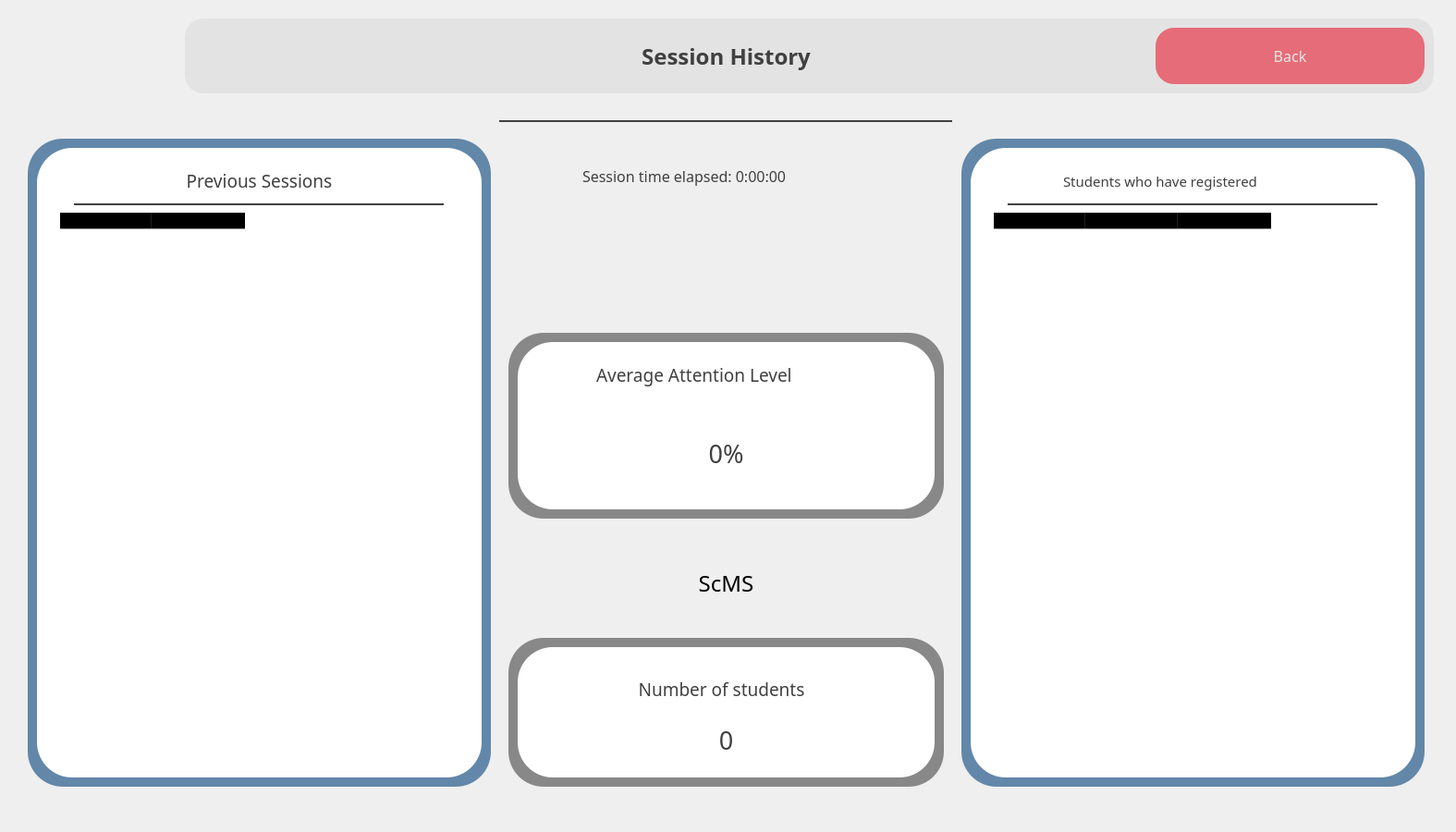
  <widget class="QWidget" name="sessionHistory_widget" native="true">
   <property name="geometry">
    <rect>
     <x>0</x>
     <y>0</y>
     <width>1575</width>
     <height>900</height>
    </rect>
   </property>
   <widget class="QLabel" name="mainScreen_BG_12">
    <property name="geometry">
     <rect>
      <x>0</x>
      <y>0</y>
      <width>1575</width>
      <height>900</height>
     </rect>
    </property>
    <property name="styleSheet">
     <string notr="true">border-image: url(:/images/materials/reportBG.png);
border-radius:38px;</string>
    </property>
    <property name="text">
     <string/>
    </property>
   </widget>
   <widget class="QWidget" name="topBar_widget_12" native="true">
    <property name="geometry">
     <rect>
      <x>200</x>
      <y>20</y>
      <width>1351</width>
      <height>81</height>
     </rect>
    </property>
    <property name="styleSheet">
     <string notr="true">background-color: rgba(200, 200, 200,80);
/*background-color: rgba(239, 174, 74,150);*/
border-radius:20px;</string>
    </property>
    <widget class="QLabel" name="mainTopBarTitle_label_26">
     <property name="geometry">
      <rect>
       <x>450</x>
       <y>10</y>
       <width>271</width>
       <height>61</height>
      </rect>
     </property>
     <property name="font">
      <font>
       <family>Poppins SemiBold</family>
       <pointsize>18</pointsize>
       <weight>75</weight>
       <bold>true</bold>
      </font>
     </property>
     <property name="styleSheet">
      <string notr="true">background-color: rgba(255, 255, 255,0);
color: rgb(64, 64, 64);</string>
     </property>
     <property name="text">
      <string>Session History</string>
     </property>
     <property name="alignment">
      <set>Qt::AlignCenter</set>
     </property>
    </widget>
    <widget class="QPushButton" name="sessionHistory_btn">
     <property name="geometry">
      <rect>
       <x>1050</x>
       <y>10</y>
       <width>291</width>
       <height>61</height>
      </rect>
     </property>
     <property name="font">
      <font>
       <family>Poppins Medium</family>
       <pointsize>12</pointsize>
       <weight>50</weight>
       <bold>false</bold>
      </font>
     </property>
     <property name="styleSheet">
      <string notr="true">QPushButton#sessionHistory_btn{
background-color: rgb(229, 108, 120);
	color: rgb(230, 230, 230);
border-radius:20px;
}

QPushButton#sessionHistory_btn:hover{
background-color: rgba(229, 108, 120,220);
}

QPushButton#sessionHistory_btn:pressed{
padding-left:5px;
padding-top:5px;
background-color: rgba(229, 108, 120,220);
}</string>
     </property>
     <property name="text">
      <string>Back</string>
     </property>
    </widget>
   </widget>
   <widget class="QWidget" name="historySessionDetailsContainer_widget" native="true">
    <property name="geometry">
     <rect>
      <x>20</x>
      <y>120</y>
      <width>1531</width>
      <height>751</height>
     </rect>
    </property>
    <property name="styleSheet">
     <string notr="true">background-color: rgba(200, 200, 200,0);
border-radius:20px;</string>
    </property>
    <widget class="QLabel" name="historySessionTime_label">
     <property name="geometry">
      <rect>
       <x>610</x>
       <y>30</y>
       <width>311</width>
       <height>81</height>
      </rect>
     </property>
     <property name="font">
      <font>
       <family>Poppins Medium</family>
       <pointsize>12</pointsize>
       <weight>50</weight>
       <bold>false</bold>
      </font>
     </property>
     <property name="styleSheet">
      <string notr="true">background-color: rgba(255, 255, 255,0);
color: rgb(64, 64, 64);</string>
     </property>
     <property name="text">
      <string>Session time elapsed: 0:00:00</string>
     </property>
    </widget>
    <widget class="QWidget" name="averageAttentionLevelBG_7" native="true">
     <property name="geometry">
      <rect>
       <x>530</x>
       <y>570</y>
       <width>471</width>
       <height>161</height>
      </rect>
     </property>
     <property name="styleSheet">
      <string notr="true">background-color: rgba(64, 64, 64,150);
border-radius:38px;</string>
     </property>
     <widget class="QLabel" name="numOfStudentsTitle_label_3">
      <property name="geometry">
       <rect>
        <x>110</x>
        <y>40</y>
        <width>241</width>
        <height>31</height>
       </rect>
      </property>
      <property name="font">
       <font>
        <family>Poppins Medium</family>
        <pointsize>14</pointsize>
       </font>
      </property>
      <property name="styleSheet">
       <string notr="true">background-color: rgba(255, 255, 255,0);
color: rgb(64, 64, 64);</string>
      </property>
      <property name="text">
       <string>Number of students</string>
      </property>
      <property name="alignment">
       <set>Qt::AlignCenter</set>
      </property>
     </widget>
     <widget class="QLabel" name="historyNumOfStudents_label">
      <property name="geometry">
       <rect>
        <x>80</x>
        <y>70</y>
        <width>311</width>
        <height>81</height>
       </rect>
      </property>
      <property name="font">
       <font>
        <family>Poppins Medium</family>
        <pointsize>20</pointsize>
        <weight>50</weight>
        <bold>false</bold>
       </font>
      </property>
      <property name="styleSheet">
       <string notr="true">background-color: rgba(255, 255, 255,0);
color: rgb(64, 64, 64);</string>
      </property>
      <property name="text">
       <string>0</string>
      </property>
      <property name="alignment">
       <set>Qt::AlignCenter</set>
      </property>
     </widget>
     <widget class="QWidget" name="averageAttentionLevel_widget_7" native="true">
      <property name="geometry">
       <rect>
        <x>10</x>
        <y>10</y>
        <width>451</width>
        <height>141</height>
       </rect>
      </property>
      <property name="styleSheet">
       <string notr="true">background-color: rgba(255, 255, 255,255);
border-radius:38px;</string>
      </property>
     </widget>
     <zorder>averageAttentionLevel_widget_7</zorder>
     <zorder>numOfStudentsTitle_label_3</zorder>
     <zorder>historyNumOfStudents_label</zorder>
    </widget>
    <widget class="QWidget" name="averageAttentionLevelBG_8" native="true">
     <property name="geometry">
      <rect>
       <x>530</x>
       <y>240</y>
       <width>471</width>
       <height>201</height>
      </rect>
     </property>
     <property name="styleSheet">
      <string notr="true">background-color: rgba(64, 64, 64,150);
border-radius:38px;</string>
     </property>
     <widget class="QLabel" name="averageAttentionLevelTitle_label_3">
      <property name="geometry">
       <rect>
        <x>95</x>
        <y>30</y>
        <width>281</width>
        <height>31</height>
       </rect>
      </property>
      <property name="font">
       <font>
        <family>Poppins Medium</family>
        <pointsize>14</pointsize>
       </font>
      </property>
      <property name="styleSheet">
       <string notr="true">background-color: rgba(255, 255, 255,0);
color: rgb(64, 64, 64);</string>
      </property>
      <property name="text">
       <string>Average Attention Level</string>
      </property>
     </widget>
     <widget class="QLabel" name="historyAverageAttentionLevel_label">
      <property name="geometry">
       <rect>
        <x>85</x>
        <y>90</y>
        <width>301</width>
        <height>81</height>
       </rect>
      </property>
      <property name="font">
       <font>
        <family>Poppins Medium</family>
        <pointsize>20</pointsize>
        <weight>50</weight>
        <bold>false</bold>
       </font>
      </property>
      <property name="styleSheet">
       <string notr="true">background-color: rgba(255, 255, 255,0);
color: rgb(64, 64, 64);</string>
      </property>
      <property name="text">
       <string>0%</string>
      </property>
      <property name="alignment">
       <set>Qt::AlignCenter</set>
      </property>
     </widget>
     <widget class="QWidget" name="averageAttentionLevel_widget_8" native="true">
      <property name="geometry">
       <rect>
        <x>10</x>
        <y>10</y>
        <width>451</width>
        <height>181</height>
       </rect>
      </property>
      <property name="styleSheet">
       <string notr="true">background-color: rgba(255, 255, 255,255);
border-radius:38px;</string>
      </property>
     </widget>
     <zorder>averageAttentionLevel_widget_8</zorder>
     <zorder>averageAttentionLevelTitle_label_3</zorder>
     <zorder>historyAverageAttentionLevel_label</zorder>
    </widget>
    <widget class="QLabel" name="label_27">
     <property name="geometry">
      <rect>
       <x>520</x>
       <y>10</y>
       <width>490</width>
       <height>2</height>
      </rect>
     </property>
     <property name="font">
      <font>
       <pointsize>1</pointsize>
      </font>
     </property>
     <property name="styleSheet">
      <string notr="true">background-color: rgb(64,64,64);
border-radius:5px;</string>
     </property>
     <property name="text">
      <string/>
     </property>
    </widget>
    <widget class="QWidget" name="unifromPieChartBGwidget_7" native="true">
     <property name="geometry">
      <rect>
       <x>1020</x>
       <y>30</y>
       <width>501</width>
       <height>701</height>
      </rect>
     </property>
     <property name="styleSheet">
      <string notr="true">background-color: rgba(0, 63, 121,150);
border-radius:38px;</string>
     </property>
     <widget class="QWidget" name="unifromPieChartwidget_9" native="true">
      <property name="geometry">
       <rect>
        <x>10</x>
        <y>10</y>
        <width>481</width>
        <height>681</height>
       </rect>
      </property>
      <property name="styleSheet">
       <string notr="true">background-color: rgba(255, 255, 255,255);
border-radius:38px;</string>
      </property>
      <widget class="QTableWidget" name="reportHistoryAttendance_tableWidget">
       <property name="geometry">
        <rect>
         <x>25</x>
         <y>70</y>
         <width>441</width>
         <height>611</height>
        </rect>
       </property>
       <property name="styleSheet">
        <string notr="true">background-color: rgba(255, 255, 255,200);</string>
       </property>
       <column>
        <property name="text">
         <string>Student Name</string>
        </property>
       </column>
       <column>
        <property name="text">
         <string>Time</string>
        </property>
       </column>
       <column>
        <property name="text">
         <string>In uniform</string>
        </property>
       </column>
      </widget>
      <widget class="QLabel" name="registeredStudents_label_7">
       <property name="geometry">
        <rect>
         <x>100</x>
         <y>20</y>
         <width>281</width>
         <height>31</height>
        </rect>
       </property>
       <property name="font">
        <font>
         <family>Poppins Medium</family>
         <pointsize>11</pointsize>
        </font>
       </property>
       <property name="styleSheet">
        <string notr="true">background-color: rgba(255, 255, 255,0);
color: rgb(64, 64, 64);</string>
       </property>
       <property name="text">
        <string>Students who have registered</string>
       </property>
      </widget>
      <widget class="QLabel" name="label_28">
       <property name="geometry">
        <rect>
         <x>40</x>
         <y>60</y>
         <width>400</width>
         <height>2</height>
        </rect>
       </property>
       <property name="font">
        <font>
         <pointsize>1</pointsize>
        </font>
       </property>
       <property name="styleSheet">
        <string notr="true">background-color: rgb(64,64,64);
border-radius:5px;</string>
       </property>
       <property name="text">
        <string/>
       </property>
      </widget>
     </widget>
    </widget>
    <widget class="QLabel" name="mainTopBarTitle_label_27">
     <property name="geometry">
      <rect>
       <x>720</x>
       <y>480</y>
       <width>91</width>
       <height>61</height>
      </rect>
     </property>
     <property name="font">
      <font>
       <family>Poppins Medium</family>
       <pointsize>18</pointsize>
       <weight>50</weight>
       <bold>false</bold>
      </font>
     </property>
     <property name="styleSheet">
      <string notr="true">background-color: rgba(255, 255, 255,0);
color: rgb(0, 0, 0);</string>
     </property>
     <property name="text">
      <string>ScMS</string>
     </property>
     <property name="alignment">
      <set>Qt::AlignCenter</set>
     </property>
    </widget>
   </widget>
   <widget class="QLabel" name="mainScreenDark_BG_13">
    <property name="geometry">
     <rect>
      <x>0</x>
      <y>0</y>
      <width>1575</width>
      <height>900</height>
     </rect>
    </property>
    <property name="styleSheet">
     <string notr="true">background-color: rgba(0, 0, 0,0);
border-radius:38px;</string>
    </property>
    <property name="text">
     <string/>
    </property>
   </widget>
   <widget class="QWidget" name="unifromPieChartBGwidget_6" native="true">
    <property name="geometry">
     <rect>
      <x>30</x>
      <y>150</y>
      <width>501</width>
      <height>701</height>
     </rect>
    </property>
    <property name="styleSheet">
     <string notr="true">background-color: rgba(0, 63, 121,150);
border-radius:38px;</string>
    </property>
    <widget class="QWidget" name="unifromPieChartwidget_7" native="true">
     <property name="geometry">
      <rect>
       <x>10</x>
       <y>70</y>
       <width>481</width>
       <height>441</height>
      </rect>
     </property>
     <property name="styleSheet">
      <string notr="true">background-color: rgba(255, 255, 255,255);
border-radius:38px;</string>
     </property>
    </widget>
    <widget class="QWidget" name="unifromPieChartwidget_8" native="true">
     <property name="geometry">
      <rect>
       <x>10</x>
       <y>10</y>
       <width>481</width>
       <height>681</height>
      </rect>
     </property>
     <property name="styleSheet">
      <string notr="true">background-color: rgba(255, 255, 255,255);
border-radius:38px;</string>
     </property>
     <widget class="QTableWidget" name="previousSessions_tableWidget">
      <property name="geometry">
       <rect>
        <x>25</x>
        <y>70</y>
        <width>441</width>
        <height>611</height>
       </rect>
      </property>
      <property name="styleSheet">
       <string notr="true">background-color: rgba(255, 255, 255,200);</string>
      </property>
      <column>
       <property name="text">
        <string>Subject</string>
       </property>
      </column>
      <column>
       <property name="text">
        <string>Date</string>
       </property>
      </column>
     </widget>
    </widget>
    <widget class="QLabel" name="label_26">
     <property name="geometry">
      <rect>
       <x>50</x>
       <y>70</y>
       <width>400</width>
       <height>2</height>
      </rect>
     </property>
     <property name="font">
      <font>
       <pointsize>1</pointsize>
      </font>
     </property>
     <property name="styleSheet">
      <string notr="true">background-color: rgb(64,64,64);
border-radius:5px;</string>
     </property>
     <property name="text">
      <string/>
     </property>
    </widget>
    <widget class="QLabel" name="registeredStudents_label_6">
     <property name="geometry">
      <rect>
       <x>110</x>
       <y>30</y>
       <width>281</width>
       <height>31</height>
      </rect>
     </property>
     <property name="font">
      <font>
       <family>Poppins Medium</family>
       <pointsize>14</pointsize>
      </font>
     </property>
     <property name="styleSheet">
      <string notr="true">background-color: rgba(255, 255, 255,0);
color: rgb(64, 64, 64);</string>
     </property>
     <property name="text">
      <string>Previous Sessions</string>
     </property>
     <property name="alignment">
      <set>Qt::AlignCenter</set>
     </property>
    </widget>
   </widget>
   <zorder>mainScreenDark_BG_13</zorder>
   <zorder>mainScreen_BG_12</zorder>
   <zorder>topBar_widget_12</zorder>
   <zorder>historySessionDetailsContainer_widget</zorder>
   <zorder>unifromPieChartBGwidget_6</zorder>
  </widget>
